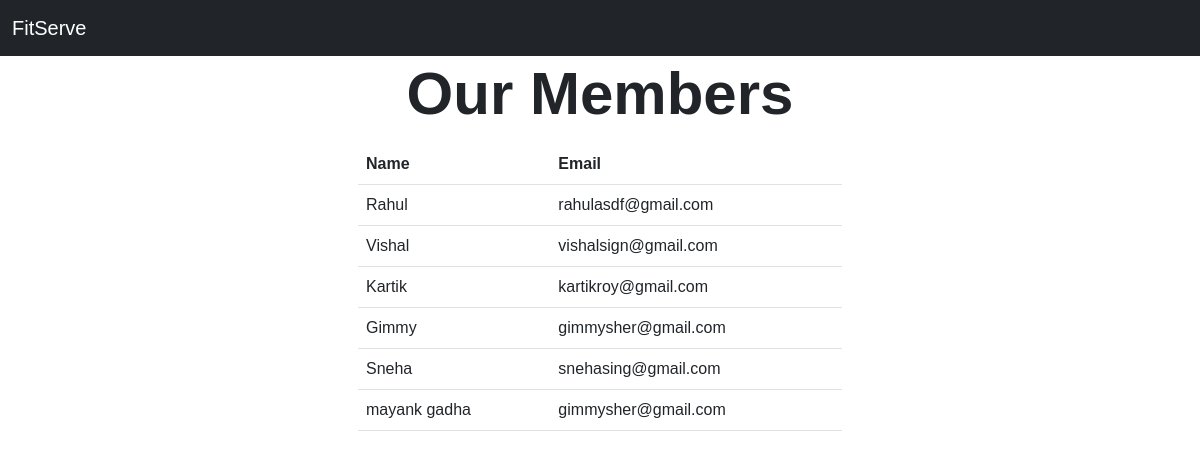
/members, run on the app's committed database.
### fitapp/models.py (models this page shows, shortened)
class Members(models.Model):
    Name = models.CharField(max_length=122,null=True,blank=True)
    Email= models.CharField(max_length=122,null=True,blank=True)
    Phone= models.CharField(max_length=12,null=True,blank=True)
    Date= models.DateField(null=True,blank=True)

### fitapp/views.py (the view)
# urls.py: path('members', views.members,name='members'),
def members(request):
        usr = Members.objects.all()
        data = {'usr':usr}
        return render(request,'members.html',data)

### template/members.html (shortened to what this page needs)
{% extends 'base.html' %}
{%block body%}
<div class="contaianer-fluid my-2 px-5">
  <center><h1 style="font-size: 60px;line-height: 60px;margin-bottom: 20px;font-weight: 900;" >Our Members</h1></center>
<div class="container">
  <div class="row">
    <div class="col-md-3"></div>
    <div class="col-md-6">
<table class="table">
  <tbody>
    <tr><th >Name</th><th >Email</th></tr>
      {%for i in usr %}
      <tr>
        <td>{{i.Name}}</td>
        <td>{{i.Email}}</td>
      </tr>
      {%endfor%}
    </tbody>
  </table>
</div>
<div class="col-md-3"></div>
</div>
</div>
</div>
  {%endblock%}

### template/base.html (shortened to what this page needs)
<!doctype html>
<html lang="en">
  <head>
    <script src="https://cdn.tailwindcss.com"></script>
    <link href="https://cdn.jsdelivr.net/npm/bootstrap@5.1.3/dist/css/bootstrap.min.css" rel="stylesheet">
  </head>
  <body>
    <nav class="navbar navbar-expand-lg navbar-dark bg-dark">
      <div class="container-fluid">
        <a class="navbar-brand" href="#">FitServe</a>
      </div>
    </nav>
    {%block body%}
    {% endblock %}
  </body>
</html>

### template/base.html (style rules this page uses)
body { font-family: Arial, Helvetica, sans-serif; margin: 0; }
html { box-sizing: border-box; }
*, *:before, *:after { box-sizing: inherit; }
.container { padding: 0 16px; }
.container::after, .row::after { content: ""; clear: both; display: table; }

### data on the page
Members: Name "Rahul", Email "rahulasdf@gmail.com"
Members: Name "Vishal", Email "vishalsign@gmail.com"
Members: Name "Kartik", Email "kartikroy@gmail.com"
Members: Name "Gimmy", Email "gimmysher@gmail.com"
Members: Name "Sneha", Email "snehasing@gmail.com"
Members: Name "mayank gadha", Email "gimmysher@gmail.com"
